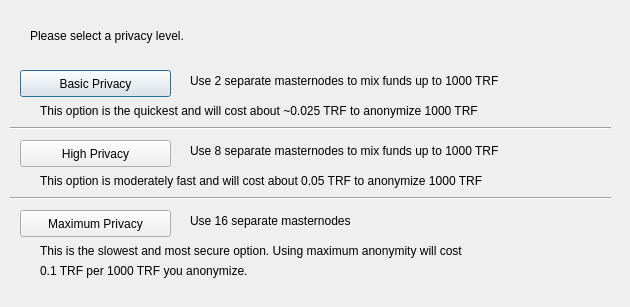
<?xml version="1.0" encoding="UTF-8"?>
<ui version="4.0">
 <class>DarksendConfig</class>
 <widget class="QDialog" name="DarksendConfig">
  <property name="geometry">
   <rect>
    <x>0</x>
    <y>0</y>
    <width>630</width>
    <height>307</height>
   </rect>
  </property>
  <property name="windowTitle">
   <string>Configure PrivateSend</string>
  </property>
  <widget class="QPushButton" name="buttonBasic">
   <property name="geometry">
    <rect>
     <x>20</x>
     <y>70</y>
     <width>151</width>
     <height>27</height>
    </rect>
   </property>
   <property name="text">
    <string>Basic Privacy</string>
   </property>
  </widget>
  <widget class="QPushButton" name="buttonHigh">
   <property name="geometry">
    <rect>
     <x>20</x>
     <y>140</y>
     <width>151</width>
     <height>27</height>
    </rect>
   </property>
   <property name="text">
    <string>High Privacy</string>
   </property>
  </widget>
  <widget class="QPushButton" name="buttonMax">
   <property name="geometry">
    <rect>
     <x>20</x>
     <y>210</y>
     <width>151</width>
     <height>27</height>
    </rect>
   </property>
   <property name="text">
    <string>Maximum Privacy</string>
   </property>
  </widget>
  <widget class="QLabel" name="label">
   <property name="geometry">
    <rect>
     <x>30</x>
     <y>20</y>
     <width>571</width>
     <height>31</height>
    </rect>
   </property>
   <property name="text">
    <string>Please select a privacy level.</string>
   </property>
  </widget>
  <widget class="QLabel" name="label_2">
   <property name="geometry">
    <rect>
     <x>190</x>
     <y>70</y>
     <width>421</width>
     <height>21</height>
    </rect>
   </property>
   <property name="text">
    <string>Use 2 separate masternodes to mix funds up to 1000 TRF</string>
   </property>
  </widget>
  <widget class="QLabel" name="label_3">
   <property name="geometry">
    <rect>
     <x>190</x>
     <y>140</y>
     <width>411</width>
     <height>21</height>
    </rect>
   </property>
   <property name="text">
    <string>Use 8 separate masternodes to mix funds up to 1000 TRF</string>
   </property>
  </widget>
  <widget class="QLabel" name="label_4">
   <property name="geometry">
    <rect>
     <x>190</x>
     <y>210</y>
     <width>421</width>
     <height>21</height>
    </rect>
   </property>
   <property name="text">
    <string>Use 16 separate masternodes</string>
   </property>
  </widget>
  <widget class="QLabel" name="label_6">
   <property name="geometry">
    <rect>
     <x>40</x>
     <y>100</y>
     <width>561</width>
     <height>21</height>
    </rect>
   </property>
   <property name="text">
    <string>This option is the quickest and will cost about ~0.025 TRF to anonymize 1000 TRF</string>
   </property>
  </widget>
  <widget class="QLabel" name="label_7">
   <property name="geometry">
    <rect>
     <x>40</x>
     <y>170</y>
     <width>561</width>
     <height>21</height>
    </rect>
   </property>
   <property name="text">
    <string>This option is moderately fast and will cost about 0.05 TRF to anonymize 1000 TRF</string>
   </property>
  </widget>
  <widget class="QLabel" name="label_8">
   <property name="geometry">
    <rect>
     <x>40</x>
     <y>240</y>
     <width>561</width>
     <height>21</height>
    </rect>
   </property>
   <property name="text">
    <string>This is the slowest and most secure option. Using maximum anonymity will cost</string>
   </property>
  </widget>
  <widget class="QLabel" name="label_9">
   <property name="geometry">
    <rect>
     <x>40</x>
     <y>260</y>
     <width>561</width>
     <height>21</height>
    </rect>
   </property>
   <property name="text">
    <string>0.1 TRF per 1000 TRF you anonymize.</string>
   </property>
  </widget>
  <widget class="Line" name="line">
   <property name="geometry">
    <rect>
     <x>10</x>
     <y>120</y>
     <width>601</width>
     <height>16</height>
    </rect>
   </property>
   <property name="orientation">
    <enum>Qt::Horizontal</enum>
   </property>
  </widget>
  <widget class="Line" name="line_2">
   <property name="geometry">
    <rect>
     <x>10</x>
     <y>190</y>
     <width>601</width>
     <height>16</height>
    </rect>
   </property>
   <property name="orientation">
    <enum>Qt::Horizontal</enum>
   </property>
  </widget>
 </widget>
 <resources/>
 <connections/>
</ui>
